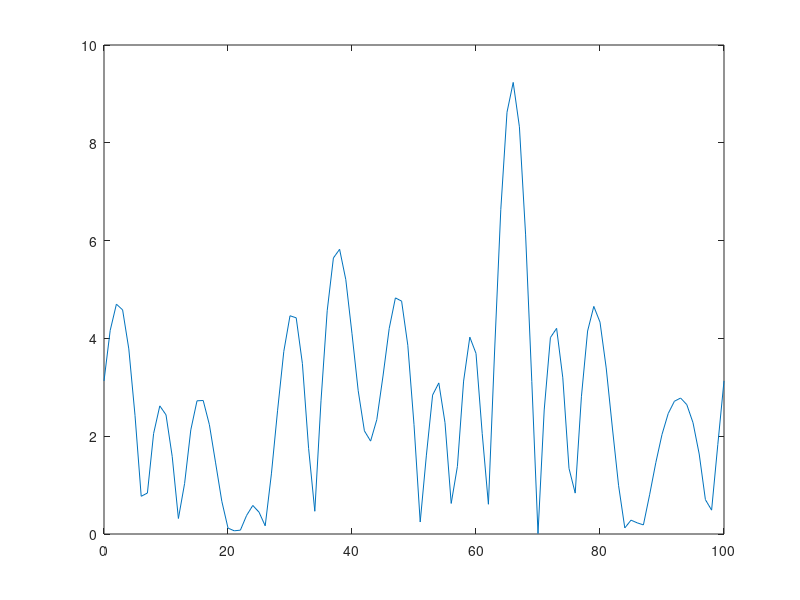

This chart was generated by the following MATLAB code:
% MATLAB script for Illustrative Problem 9, Chapter 7.
clear
echo on
K=10;N=2*K;T=100;
a=rand(1,36);
a=sign(a-0.5);
b=reshape(a,9,4);
% Generate the 16QAM points
XXX=2*b(:,1)+b(:,2)+j*(2*b(:,3)+b(:,4));
XX=XXX';
X=[0 XX 0 conj(XX(9:-1:1))];
xt=zeros(1,101);
for t=0:100
  for k=0:N-1
    xt(1,t+1)=xt(1,t+1)+1/sqrt(N)*X(k+1)*exp(j*2*pi*k*t/T);
    echo off
  end
end
echo on
xn=zeros(1,N);
for n=0:N-1
  for k=0:N-1
    xn(n+1)=xn(n+1)+1/sqrt(N)*X(k+1)*exp(j*2*pi*n*k/N);
    echo off
  end
end
echo on
pause % press any key to see a plot of x(t)
plot([0:100],abs(xt))
% Check the difference between xn and samples of x(t)
for n=0:N-1
  d(n+1)=xt(T/N*n+1)-xn(1+n);
  echo off
end
echo on
e=norm(d);
Y=zeros(1,10);
for k=1:9
  for n=0:N-1
    Y(1,k+1)=Y(1,k+1)+1/sqrt(N)*xn(n+1)*exp(-j*2*pi*k*n/N);
    echo off
  end
end
echo on
dd=Y(1:10)-X(1:10);
ee=norm(dd);
